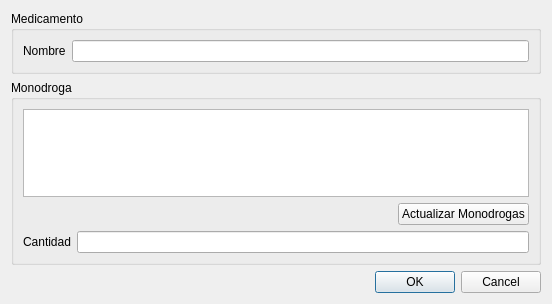
<?xml version="1.0" encoding="UTF-8"?>
<ui version="4.0">
 <class>vtnAltaMedicamento</class>
 <widget class="QWidget" name="vtnAltaMedicamento">
  <property name="geometry">
   <rect>
    <x>0</x>
    <y>0</y>
    <width>552</width>
    <height>304</height>
   </rect>
  </property>
  <property name="windowTitle">
   <string>Alta Medicamento</string>
  </property>
  <layout class="QVBoxLayout" name="verticalLayout">
   <item>
    <widget class="QGroupBox" name="gbMedicamento">
     <property name="title">
      <string>Medicamento</string>
     </property>
     <layout class="QVBoxLayout" name="verticalLayout_2">
      <item>
       <layout class="QGridLayout" name="gridLayout_2">
        <item row="0" column="0">
         <widget class="QLabel" name="label_4">
          <property name="text">
           <string>Nombre</string>
          </property>
         </widget>
        </item>
        <item row="0" column="1">
         <widget class="QLineEdit" name="lineNomb">
          <property name="statusTip">
           <string>Ingrese nombre del medicamento (solo letrasy númros)</string>
          </property>
          <property name="accessibleDescription">
           <string>textoNumeros</string>
          </property>
          <property name="text">
           <string/>
          </property>
         </widget>
        </item>
       </layout>
      </item>
     </layout>
    </widget>
   </item>
   <item>
    <widget class="QGroupBox" name="gbMonodroga">
     <property name="title">
      <string>Monodroga</string>
     </property>
     <layout class="QVBoxLayout" name="verticalLayout_3">
      <item>
       <layout class="QGridLayout" name="gridLayout_3">
        <item row="0" column="0" colspan="2">
         <widget class="QTableWidget" name="tablaMonodroga">
          <property name="enabled">
           <bool>true</bool>
          </property>
          <property name="editTriggers">
           <set>QAbstractItemView::NoEditTriggers</set>
          </property>
          <property name="sortingEnabled">
           <bool>false</bool>
          </property>
          <property name="rowCount">
           <number>0</number>
          </property>
          <attribute name="horizontalHeaderDefaultSectionSize">
           <number>140</number>
          </attribute>
          <attribute name="horizontalHeaderStretchLastSection">
           <bool>true</bool>
          </attribute>
         </widget>
        </item>
        <item row="2" column="1">
         <widget class="QLineEdit" name="lineCantidad">
          <property name="statusTip">
           <string>Ingrese cantidad de la monodroga (solo números)</string>
          </property>
          <property name="accessibleDescription">
           <string>cantidad</string>
          </property>
         </widget>
        </item>
        <item row="2" column="0">
         <widget class="QLabel" name="label_3">
          <property name="text">
           <string>Cantidad</string>
          </property>
         </widget>
        </item>
        <item row="1" column="1" alignment="Qt::AlignRight">
         <widget class="QPushButton" name="btnActMon">
          <property name="text">
           <string>Actualizar Monodrogas</string>
          </property>
         </widget>
        </item>
       </layout>
      </item>
     </layout>
    </widget>
   </item>
   <item>
    <widget class="QDialogButtonBox" name="buttonBox">
     <property name="standardButtons">
      <set>QDialogButtonBox::Cancel|QDialogButtonBox::Ok</set>
     </property>
    </widget>
   </item>
  </layout>
 </widget>
 <tabstops>
  <tabstop>lineNomb</tabstop>
  <tabstop>tablaMonodroga</tabstop>
  <tabstop>btnActMon</tabstop>
  <tabstop>lineCantidad</tabstop>
  <tabstop>buttonBox</tabstop>
 </tabstops>
 <resources/>
 <connections/>
</ui>
